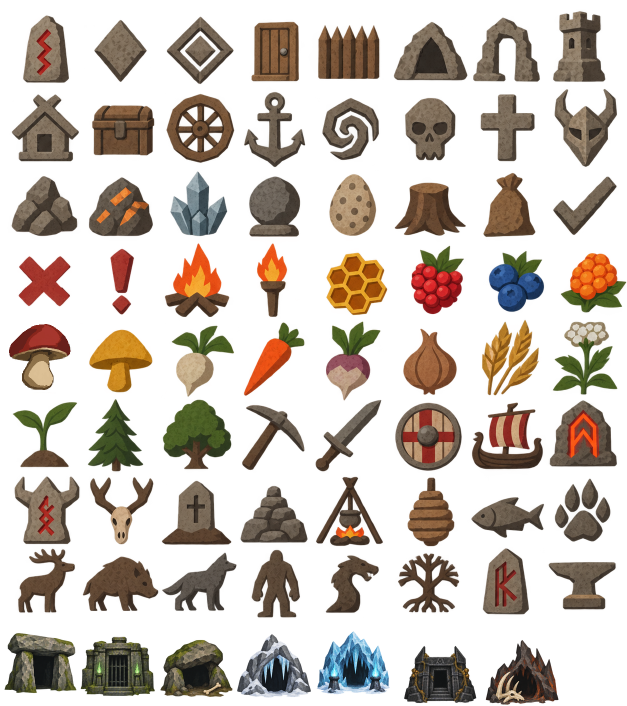
#> input picture input/Valheim_Compass_Atlas.png, 1254 x 1411 px (shown at 1/2 size)
$ python ibbit_v8g.py --input-dir ../input --output-dir out
#> lines starting #> are read from the running program, lines starting #| are printed output that depends on the picture; after the words box and inside, x2 and y2 are one past the last pixel; in counts of white or black regions, pixels touching at a corner belong together
#> in run_batch, im is the input picture: PIL image 1254x1411 RGBA; mean R, G, B, A 46.4, 35.1, 25.1, 91
#!/usr/bin/env python3
"""IbBit v8G — restricted 3-color soil palette.

A side variant of IbBit v8; the general-purpose IbBit script remains unchanged.
Only these three existing v8 palette entries are used, in fixed order:
  source shadows -> neutral/dark (#222522)
  source midtones -> brown/dark (#3A291A)
  source highlights -> neutral/mid (#485246)

Before processing: scale/letterbox RGBA to 256x256. Edge-aware luminance
smoothing, global batch thresholds and small-color-island removal (<16 px).
"""
from __future__ import annotations

import argparse
import json
from pathlib import Path
from typing import Iterable

import cv2
import numpy as np
from PIL import Image

SIZE = 256
# Exact RGB entries from IbBit v8 — not recalculated from source colors.
PALETTE = np.array([
    [34, 37, 34],   # 0: neutral.dark (darkest pixels)
    [58, 41, 26],   # 1: brown.dark (dominant midtones)
    [72, 82, 70],   # 2: neutral.mid (brightest pixels)
], dtype=np.uint8)
LABELS = ("neutral_dark", "brown_dark", "neutral_mid")
SHADOW_FRACTION = 0.12
LIGHT_FRACTION = 0.12
MIN_COMPONENT_SIZE = 16


def validate_palette() -> None:
    assert PALETTE.shape == (3, 3)
    lum = PALETTE.astype(np.float32) @ np.array([.2126, .7152, .0722], dtype=np.float32)
    if not (lum[0] < lum[1] < lum[2]):
        raise ValueError("Palette must go from darkest to lightest: neutral dark, brown dark, neutral mid")


validate_palette()


def fit_rgba(image: Image.Image, size: int = SIZE) -> Image.Image:
    """Aspect-safe 256x256 scaling before quantization; premultiplied alpha."""
#> called with size = 256
    source = image.convert("RGBA")
    if source.size == (size, size):
        return source.copy()
    scale = min(size / source.width, size / source.height)
#> scale = 0.181
    width = max(1, round(source.width * scale))
#> width = 228
    height = max(1, round(source.height * scale))
#> height = 256
    arr = np.asarray(source, dtype=np.float32)
    a = arr[..., 3:4] / 255.0
    premul = arr[..., :3] * a
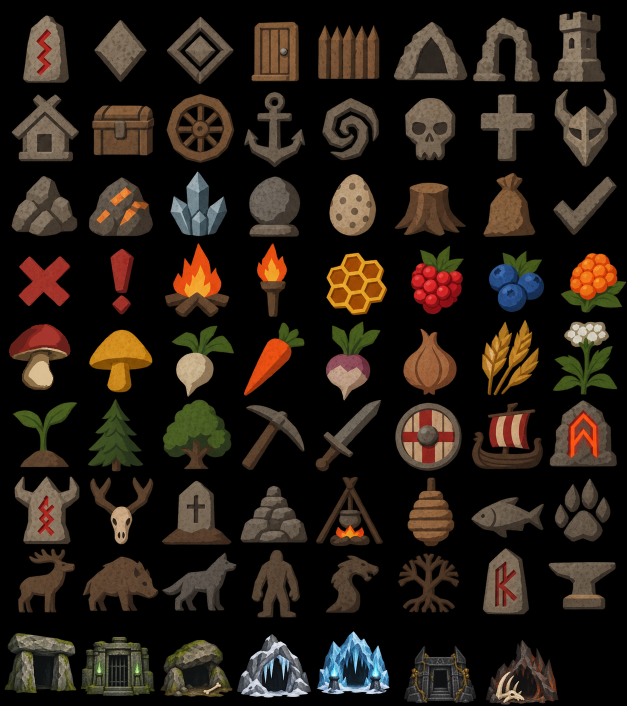
#> premul: shape (1411, 1254, 3) float32 (shown at 1/2 size); mean R, G, B 38.6, 29.9, 21.9
    interpolation = cv2.INTER_AREA if scale < 1 else cv2.INTER_CUBIC
#> interpolation = 3
    rgb = cv2.resize(premul, (width, height), interpolation=interpolation)
    alpha = cv2.resize(arr[..., 3], (width, height), interpolation=interpolation)
    if rgb.ndim == 2:
        rgb = rgb[..., None]
    if alpha.ndim == 2:
        alpha = alpha[..., None]
    rgba = np.zeros((height, width, 4), dtype=np.uint8)
    rgba[..., :3] = np.clip(np.rint(rgb / np.maximum(alpha / 255.0, 1e-5)), 0, 255).astype(np.uint8)
    rgba[..., 3] = np.clip(np.rint(alpha[..., 0]), 0, 255).astype(np.uint8)
    rgba[rgba[..., 3] == 0, :3] = 0
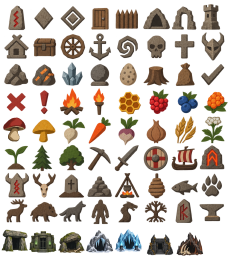
#> rgba: shape (256, 228, 4); mean R, G, B, A 49.8, 38.2, 27.4, 91; transparent parts drawn white
    result = Image.new("RGBA", (size, size), (0, 0, 0, 0))
#> result: PIL image 256x256 RGBA; every value is 0
    result.alpha_composite(Image.fromarray(rgba, "RGBA"), ((size - width)//2, (size - height)//2))
    return result


def prepared_lightness(img: Image.Image, *, size: int = SIZE) -> tuple[np.ndarray, np.ndarray, np.ndarray]:
    rgba = np.asarray(fit_rgba(img, size), dtype=np.uint8)
    alpha = rgba[..., 3].copy()
#> alpha: shape (256, 256)
    visible = alpha >= 8
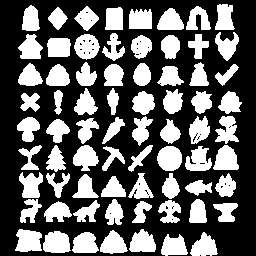
#> visible: shape (256, 256) bool; 38% white; 71 white regions, largest, box (x1, y1, x2, y2) and area: (157, 146, 182, 171) 503, (43, 231, 71, 253) 498, (15, 229, 42, 252) 493
    rgb = rgba[..., :3].copy()
#> rgb: shape (256, 256, 3)
    if np.any(~visible):
        rgb = cv2.inpaint(rgb, (~visible).astype(np.uint8), 2, cv2.INPAINT_TELEA)
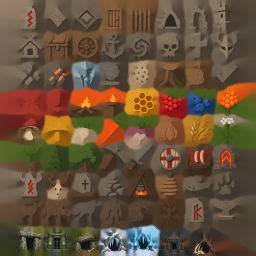
#> rgb: shape (256, 256, 3); mean R, G, B 103.5, 80.5, 58
    # Preserve major structures, remove subpixel tonal fluctuation before reducing to 3 colors.
    smooth = cv2.bilateralFilter(rgb, 7, 30, 4)
    lab = cv2.cvtColor(smooth.astype(np.float32) / 255.0, cv2.COLOR_RGB2LAB)
#> lab: shape (256, 256, 3) float32; mean of channels 0, 1, 2 36.2, 6.7, 17.1
    light = cv2.bilateralFilter(lab[..., 0], 5, 7.5, 3)
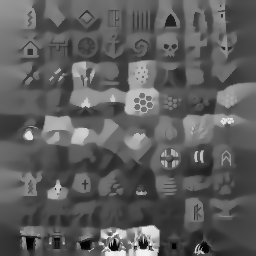
#> light: shape (256, 256) float32; min 5.58, max 89.52, mean 36.2; drawn with min black and max white
    return light, visible, alpha


def compute_thresholds(lightness_arrays: Iterable[np.ndarray], masks: Iterable[np.ndarray],
                       shadow_fraction: float = SHADOW_FRACTION,
                       light_fraction: float = LIGHT_FRACTION) -> tuple[float, float]:
#> called with shadow_fraction = 0.12, light_fraction = 0.12
    if shadow_fraction <= 0 or light_fraction <= 0 or shadow_fraction + light_fraction >= 1:
        raise ValueError("Each accent fraction must be >0 and total <1")
    samples = [data[mask] for data, mask in zip(lightness_arrays, masks) if np.any(mask)]
#> samples = 1 item
    if not samples:
        return (0.0, 1.0)
    sample = np.concatenate(samples)
    t0, t1 = np.quantile(sample, (shadow_fraction, 1.0 - light_fraction)).tolist()
#> t0 = 24.37; t1 = 52.31
    if t1 <= t0:
        t1 = t0 + 1e-4
    return float(t0), float(t1)


def quantize(lightness: np.ndarray, visible: np.ndarray, thresholds: tuple[float, float]) -> np.ndarray:
    t0, t1 = thresholds
    levels = np.full(lightness.shape, 1, dtype=np.uint8)
    levels[visible & (lightness < t0)] = 0
    levels[visible & (lightness >= t1)] = 2
    return levels


def count_small_components(levels: np.ndarray, visible: np.ndarray, min_area: int = MIN_COMPONENT_SIZE) -> int:
    small = 0
    for c in range(3):
        mask = (visible & (levels == c)).astype(np.uint8)
        n, _, stats, _ = cv2.connectedComponentsWithStats(mask, connectivity=8)
        small += int(np.count_nonzero(stats[1:, cv2.CC_STAT_AREA] < min_area))
    return small


def cleanup_color_islands(levels: np.ndarray, visible: np.ndarray, *, min_area: int = MIN_COMPONENT_SIZE,
                          max_passes: int = 8) -> tuple[np.ndarray, dict]:
    """Replace each connected monochrome region smaller than min_area pixels
    with the touching color having most 8-neighbor contacts. Keep alpha unchanged.
    """
    result = levels.copy()
    h, w = result.shape
    before = count_small_components(result, visible, min_area)
    pixels_changed = 0
    passes_used = 0
    for iteration in range(max_passes):
        changed = False
        for color in range(3):
            mask = (visible & (result == color)).astype(np.uint8)
            n, comps, stats, _ = cv2.connectedComponentsWithStats(mask, connectivity=8)
            for cid in range(1, n):
                area = int(stats[cid, cv2.CC_STAT_AREA])
                if area >= min_area:
                    continue
                x, y, cw, ch = (int(a) for a in stats[cid,:4])
                ys, xs = np.where(comps[y:y+ch, x:x+cw] == cid)
                ys, xs = ys+y, xs+x
                contacts = {0:0,1:0,2:0}
                for dy,dx in ((-1,0),(1,0),(0,-1),(0,1),(-1,-1),(-1,1),(1,-1),(1,1)):
                    ny, nx = ys+dy, xs+dx
                    in_bounds = (ny>=0)&(ny<h)&(nx>=0)&(nx<w)
                    ny, nx = ny[in_bounds],nx[in_bounds]
                    touching = visible[ny,nx] & (comps[ny,nx] != cid)
                    neighbors = result[ny[touching], nx[touching]]
                    for candidate in (0,1,2):
                        if candidate != color:
                            contacts[candidate] += int(np.count_nonzero(neighbors==candidate))
                contacts.pop(color)
                if max(contacts.values(), default=0)==0:
                    continue  # isolated disconnected sprite with no other color touching
                # Number of contacts first, closest tone second, stable number third.
                replacement = min(contacts, key=lambda cand: (-contacts[cand],abs(cand-color),cand))
                same = result[ys,xs] == color
                if np.any(same):
                    result[ys[same],xs[same]] = replacement
                    pixels_changed += int(np.count_nonzero(same))
                    changed = True
        passes_used=iteration+1
        if not changed:
            break
    return result, {'islands_before':before,
                    'islands_after':count_small_components(result,visible,min_area),
                    'pixels_reassigned':pixels_changed,'passes':passes_used,'min_area':min_area}


def render(lightness: np.ndarray, visible: np.ndarray, alpha: np.ndarray,
           thresholds: tuple[float,float], *, min_area: int = MIN_COMPONENT_SIZE) -> tuple[Image.Image,dict]:
    levels = quantize(lightness,visible,thresholds)
    levels,stats = cleanup_color_islands(levels,visible,min_area=min_area)
    out=np.zeros((*levels.shape,4),dtype=np.uint8)
    out[...,3]=alpha
    out[visible,:3]=PALETTE[levels[visible]]
    out[~visible,:3]=0
    counts=np.bincount(levels[visible],minlength=3)
    report={'colors':dict(zip(LABELS,[int(x) for x in counts])),
            'thresholds_lab_l':[round(t,4) for t in thresholds],
            'size':[int(out.shape[1]),int(out.shape[0])],
            'alpha_preserved':bool(np.array_equal(out[...,3],alpha)),
            **stats}
    return Image.fromarray(out,'RGBA'),report


def run_batch(input_dir: Path, output_dir: Path, *, size: int = SIZE,
              shadow_fraction: float = SHADOW_FRACTION, light_fraction: float = LIGHT_FRACTION,
              min_area: int = MIN_COMPONENT_SIZE) -> dict:
    paths=sorted(input_dir.rglob('*.png'))
    if not paths: raise ValueError('No PNG files in input directory')
    in_resolved=input_dir.resolve(); out_resolved=output_dir.resolve()
    if in_resolved == out_resolved or in_resolved in out_resolved.parents:
        raise ValueError('Output directory must not be nested in input directory')
    prepared={}
    for p in paths:
        with Image.open(p) as im:
            prepared[p.relative_to(input_dir)] = prepared_lightness(im,size=size)
    t=compute_thresholds([tr[0] for tr in prepared.values()],
                         [tr[1] for tr in prepared.values()],shadow_fraction,light_fraction)
#> t = (24.37, 52.31)
    summary={}
    for relative,(light,visible,alpha) in prepared.items():
        result,report=render(light,visible,alpha,t,min_area=min_area)
        target=output_dir/relative;target.parent.mkdir(parents=True,exist_ok=True)
        result.save(target, 'PNG',optimize=True)
        summary[str(relative)]=report
        print(f'IbBit v8G: {relative}',flush=True)
#> this loop made 1 pass
#| IbBit v8G: Valheim_Compass_Atlas.png
#> pass 1, in render, `levels = quantize(lightness,visible,thresholds)`:
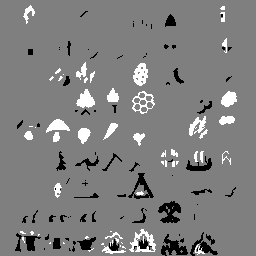
#> levels: shape (256, 256); min 0, max 2, mean 1; drawn with min black and max white
#> pass 1, in run_batch, `result,report=render(light,visible,alpha,t,min_area=min_area)`:
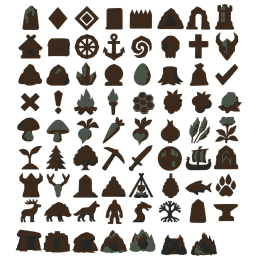
#> result: PIL image 256x256 RGBA; mean R, G, B, A 21.6, 17.2, 12.2, 81; transparent parts drawn white
#> after the loop, summary = 1 item
    manifest={'version':'IbBit v8G','source':'IbBit v8 palette entries',
              'colors':{name:PALETTE[i].tolist() for i,name in enumerate(LABELS)},
              'global_thresholds_lab_l':[round(v,4) for v in t],
              'shadow_fraction':shadow_fraction,'light_fraction':light_fraction,
              'min_component_size':min_area,'count':len(summary),'files':summary}
    (output_dir/'IbBit_v8G_raport.json').write_text(json.dumps(manifest,ensure_ascii=False,indent=2),encoding='utf-8')
    return manifest


def main() -> None:
    parser=argparse.ArgumentParser(description='IbBit v8G — 3 fixed colors from v8 for dirt textures')
    parser.add_argument('--input-dir',type=Path,required=True)
    parser.add_argument('--output-dir',type=Path,required=True)
    parser.add_argument('--size',type=int,default=SIZE)
    parser.add_argument('--shadow-fraction',type=float,default=SHADOW_FRACTION)
    parser.add_argument('--light-fraction',type=float,default=LIGHT_FRACTION)
    parser.add_argument('--min-area',type=int,default=MIN_COMPONENT_SIZE)
    args=parser.parse_args()
    if not 32<=args.size<=2048:parser.error('--size must be in [32,2048]')
    if not 1<=args.min_area<=256:parser.error('--min-area must be in [1,256]')
    run_batch(args.input_dir,args.output_dir,size=args.size,
              shadow_fraction=args.shadow_fraction,light_fraction=args.light_fraction,min_area=args.min_area)


if __name__=='__main__':main()
